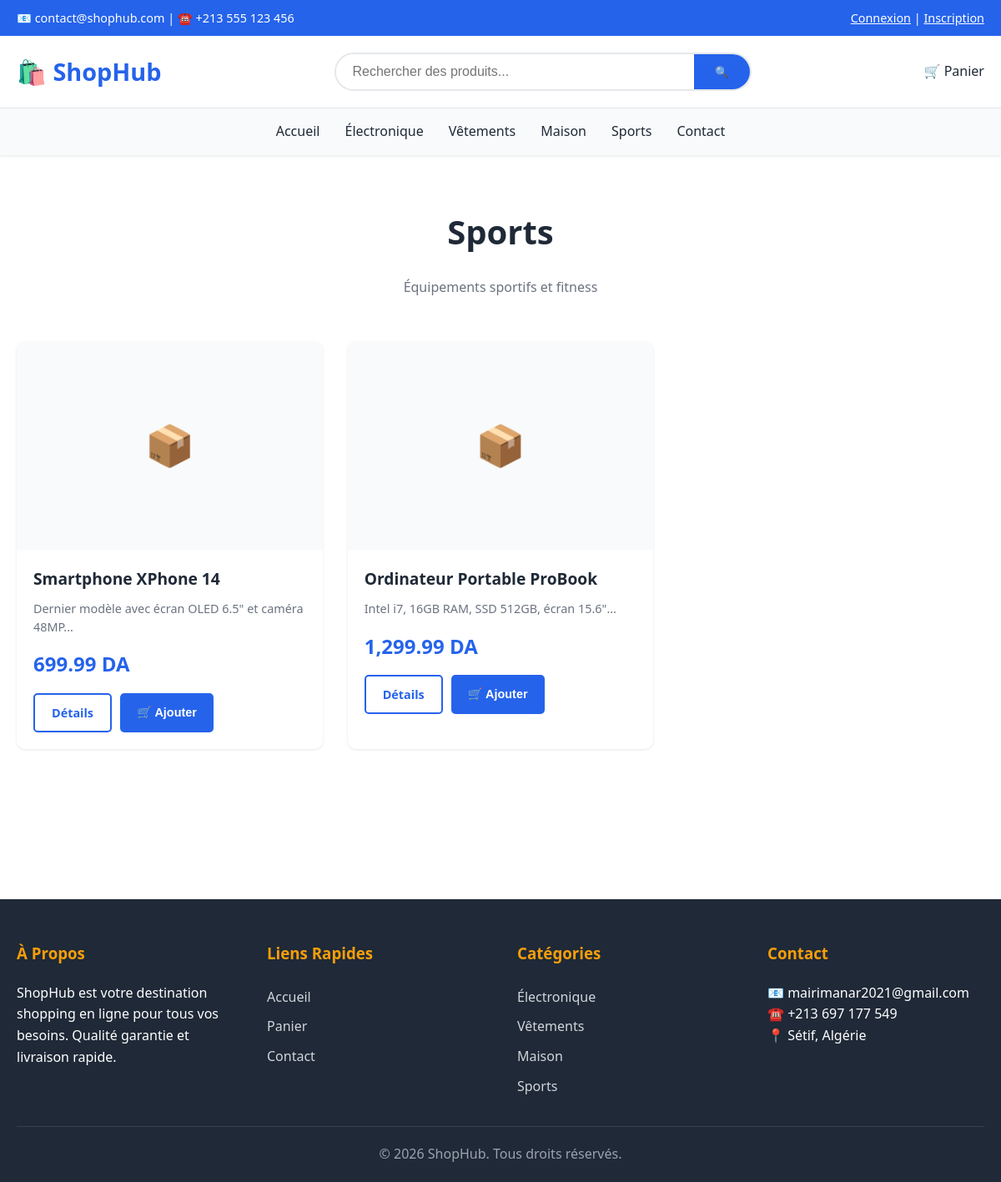
/category.php?id=1, run on the app's committed database.
### tables this page shows
CREATE TABLE IF NOT EXISTS categories (
    id INT AUTO_INCREMENT PRIMARY KEY,
    name VARCHAR(100) NOT NULL,
    description TEXT,
    created_at TIMESTAMP DEFAULT CURRENT_TIMESTAMP
);

CREATE TABLE IF NOT EXISTS products (
    id INT AUTO_INCREMENT PRIMARY KEY,
    name VARCHAR(200) NOT NULL,
    description TEXT,
    price DECIMAL(10, 2) NOT NULL,
    image VARCHAR(255),
    category_id INT,
    stock INT DEFAULT 0,
    featured BOOLEAN DEFAULT FALSE,
    created_at TIMESTAMP DEFAULT CURRENT_TIMESTAMP,
    FOREIGN KEY (category_id) REFERENCES categories(id) ON DELETE SET NULL
);

### category.php (the view, shortened to what this page needs)
<?php
require_once 'includes/config.php';
$category_id = isset($_GET['id']) ? (int)$_GET['id'] : 0;
$stmt = $pdo->prepare("SELECT * FROM categories WHERE id = ?");
$stmt->execute([$category_id]);
$category = $stmt->fetch();
$stmt = $pdo->prepare("SELECT * FROM products WHERE category_id = ? ORDER BY created_at DESC");
$stmt->execute([$category_id]);
$products = $stmt->fetchAll();
?>
<!DOCTYPE html>
<html lang="fr">
<head>
    <link rel="stylesheet" href="css/style.css">
</head>
<body>
    <?php include 'includes/header.php'; ?>
    <section class="products-section">
        <div class="container">
            <h1 class="section-title"><?php echo htmlspecialchars($category['name']); ?></h1>
            <?php if ($category['description']): ?>
                <p style="text-align: center; color: #6b7280; max-width: 700px; margin: -30px auto 50px; line-height: 1.8;">
                    <?php echo htmlspecialchars($category['description']); ?>
                </p>
            <?php endif; ?>
            <?php if (count($products) > 0): ?>
                <div class="products-grid">
                    <?php foreach($products as $product): ?>
                        <div class="product-card">
                            <div class="product-image">📦</div>
                            <div class="product-info">
                                <h3 class="product-name"><?php echo htmlspecialchars($product['name']); ?></h3>
                                <p class="product-description">
                                    <?php echo htmlspecialchars(substr($product['description'], 0, 80)) . '...'; ?>
                                </p>
                                <div class="product-price"><?php echo number_format($product['price'], 2); ?> DA</div>
                                <div class="product-actions">
                                    <a href="product.php?id=<?php echo $product['id']; ?>" class="btn btn-outline btn-sm">
                                        Détails
                                    </a>
                                    <button onclick="addToCart(<?php echo $product['id']; ?>)" class="btn btn-primary btn-sm">
                                        🛒 Ajouter
                                    </button>
                                </div>
                            </div>
                        </div>
                    <?php endforeach; ?>
                </div>
            <?php endif; ?>
        </div>
    </section>
    <?php include 'includes/footer.php'; ?>
</body>
</html>

### includes/header.php (shortened to what this page needs)
<?php
$stmt = $pdo->query("SELECT * FROM categories");
$categories = $stmt->fetchAll();
?>
<header>
    <div class="header-top">
        <div class="container">
            <div>📧 contact@shophub.com | ☎️ +213 555 123 456</div>
            <div>
                <?php if(isset($_SESSION['user_id'])): ?>
                    Bienvenue, <?php echo htmlspecialchars($_SESSION['username']); ?> |
                    <a href="logout.php" style="color: white;">Déconnexion</a>
                <?php else: ?>
                    <a href="login.php" style="color: white;">Connexion</a> |
                    <a href="register.php" style="color: white;">Inscription</a>
                <?php endif; ?>
            </div>
        </div>
    </div>
    <div class="header-main">
        <div class="container">
            <a href="index.php" class="logo">🛍️ ShopHub</a>
            <div class="search-bar">
                <form action="search.php" method="GET">
                    <input type="text" name="q" placeholder="Rechercher des produits..." required>
                    <button type="submit">🔍</button>
                </form>
            </div>
            <div class="header-actions">
                <a href="cart.php">
                    🛒 Panier
                </a>
            </div>
        </div>
    </div>
    <nav>
        <ul>
            <li><a href="index.php">Accueil</a></li>
            <?php foreach($categories as $category): ?>
                <li><a href="category.php?id=<?php echo $category['id']; ?>">
                    <?php echo htmlspecialchars($category['name']); ?>
                </a></li>
            <?php endforeach; ?>
            <li><a href="contact.php">Contact</a></li>
        </ul>
    </nav>
</header>

### includes/footer.php (shortened to what this page needs)
<?php
$stmt = $pdo->query("SELECT * FROM categories");
$footer_categories = $stmt->fetchAll();
?>
<footer>
    <div class="container">
        <div class="footer-content">
            <div class="footer-section">
                <h3>À Propos</h3>
                <p>ShopHub est votre destination shopping en ligne pour tous vos besoins. Qualité garantie et livraison rapide.</p>
            </div>
            <div class="footer-section">
                <h3>Liens Rapides</h3>
                <ul>
                    <li><a href="index.php">Accueil</a></li>
                    <li><a href="cart.php">Panier</a></li>
                    <li><a href="contact.php">Contact</a></li>
                </ul>
            </div>
            <div class="footer-section">
                <h3>Catégories</h3>
                <ul>
                    <?php foreach($footer_categories as $category): ?>
                        <li><a href="category.php?id=<?php echo $category['id']; ?>">
                            <?php echo htmlspecialchars($category['name']); ?>
                        </a></li>
                    <?php endforeach; ?>
                </ul>
            </div>
            <div class="footer-section">
                <h3>Contact</h3>
                <ul>
                    <li>📧 mairimanar2021@gmail.com</li>
                    <li>☎️ +213 697 177 549</li>
                    <li>📍 Sétif, Algérie</li>
                </ul>
            </div>
        </div>
        <div class="footer-bottom">
            <p>&copy; 2026 ShopHub. Tous droits réservés.</p>
        </div>
    </div>
</footer>

### css/style.css (style rules this page uses)
:root { --primary-color: #2563eb; --secondary-color: #1e40af; --accent-color: #f59e0b; --text-color: #1f2937; --light-bg: #f9fafb; --border-color: #e5e7eb; --success-color: #10b981; --danger-color: #ef4444; --shadow: 0 1px 3px rgba(0, 0, 0, 0.1); --shadow-lg: 0 10px 25px rgba(0, 0, 0, 0.1); }
* { margin: 0; padding: 0; box-sizing: border-box; }
body { font-family: 'Segoe UI', Tahoma, Geneva, Verdana, sans-serif; line-height: 1.6; color: var(--text-color); background-color: #fff; }
.container { max-width: 1200px; margin: 0 auto; padding: 0 20px; }
header { background: #fff; box-shadow: var(--shadow); position: sticky; top: 0; z-index: 1000; }
.header-top { background: var(--primary-color); color: white; padding: 10px 0; font-size: 0.9em; }
.header-top .container { display: flex; justify-content: space-between; align-items: center; }
.header-main { padding: 20px 0; }
.header-main .container { display: flex; justify-content: space-between; align-items: center; gap: 30px; }
.logo { font-size: 1.8em; font-weight: bold; color: var(--primary-color); text-decoration: none; }
.search-bar { flex: 1; max-width: 500px; }
.search-bar form { display: flex; border: 2px solid var(--border-color); border-radius: 25px; overflow: hidden; }
.search-bar input { flex: 1; padding: 12px 20px; border: none; outline: none; font-size: 1em; }
.search-bar button { padding: 12px 25px; background: var(--primary-color); color: white; border: none; cursor: pointer; transition: background 0.3s; }
.header-actions { display: flex; gap: 20px; align-items: center; }
.header-actions a { display: flex; align-items: center; gap: 8px; color: var(--text-color); text-decoration: none; transition: color 0.3s; }
nav { background: var(--light-bg); border-top: 1px solid var(--border-color); }
nav ul { list-style: none; display: flex; justify-content: center; gap: 30px; padding: 15px 0; }
nav a { color: var(--text-color); text-decoration: none; font-weight: 500; transition: color 0.3s; }
.btn { display: inline-block; padding: 14px 35px; background: var(--accent-color); color: white; text-decoration: none; border-radius: 5px; font-weight: 600; transition: all 0.3s; border: none; cursor: pointer; font-size: 1em; }
.btn-primary { background: var(--primary-color); }
.products-section { padding: 60px 0; }
.section-title { text-align: center; font-size: 2.5em; margin-bottom: 50px; color: var(--text-color); }
.products-grid { display: grid; grid-template-columns: repeat(auto-fill, minmax(280px, 1fr)); gap: 30px; margin-bottom: 40px; }
.product-card { background: white; border-radius: 10px; overflow: hidden; box-shadow: var(--shadow); transition: all 0.3s; }
.product-image { width: 100%; height: 250px; object-fit: cover; background: var(--light-bg); display: flex; align-items: center; justify-content: center; color: #999; font-size: 3em; }
.product-info { padding: 20px; }
.product-name { font-size: 1.2em; font-weight: 600; margin-bottom: 10px; color: var(--text-color); }
.product-description { color: #6b7280; font-size: 0.9em; margin-bottom: 15px; line-height: 1.5; }
.product-price { font-size: 1.5em; color: var(--primary-color); font-weight: bold; margin-bottom: 15px; }
.product-actions { display: flex; gap: 10px; }
.btn-sm { padding: 10px 20px; font-size: 0.9em; }
.btn-outline { background: white; color: var(--primary-color); border: 2px solid var(--primary-color); }
footer { background: #1f2937; color: white; padding: 50px 0 20px; margin-top: 80px; }
.footer-content { display: grid; grid-template-columns: repeat(auto-fit, minmax(250px, 1fr)); gap: 40px; margin-bottom: 30px; }
.footer-section h3 { margin-bottom: 20px; color: var(--accent-color); }
.footer-section ul { list-style: none; }
.footer-section a { color: #d1d5db; text-decoration: none; display: block; padding: 5px 0; transition: color 0.3s; }
.footer-bottom { text-align: center; padding-top: 20px; border-top: 1px solid #374151; color: #9ca3af; }

### data on the page
categories: name "Électronique"
categories: name "Vêtements"
categories: name "Maison"
categories: name "Sports", description "Équipements sportifs et fitness"
products: name "Smartphone XPhone 14", description "Dernier modèle avec écran OLED 6.5\" et caméra 48MP", price "699.99"
products: name "Ordinateur Portable ProBook", description "Intel i7, 16GB RAM, SSD 512GB, écran 15.6\"", price "1,299.99"
